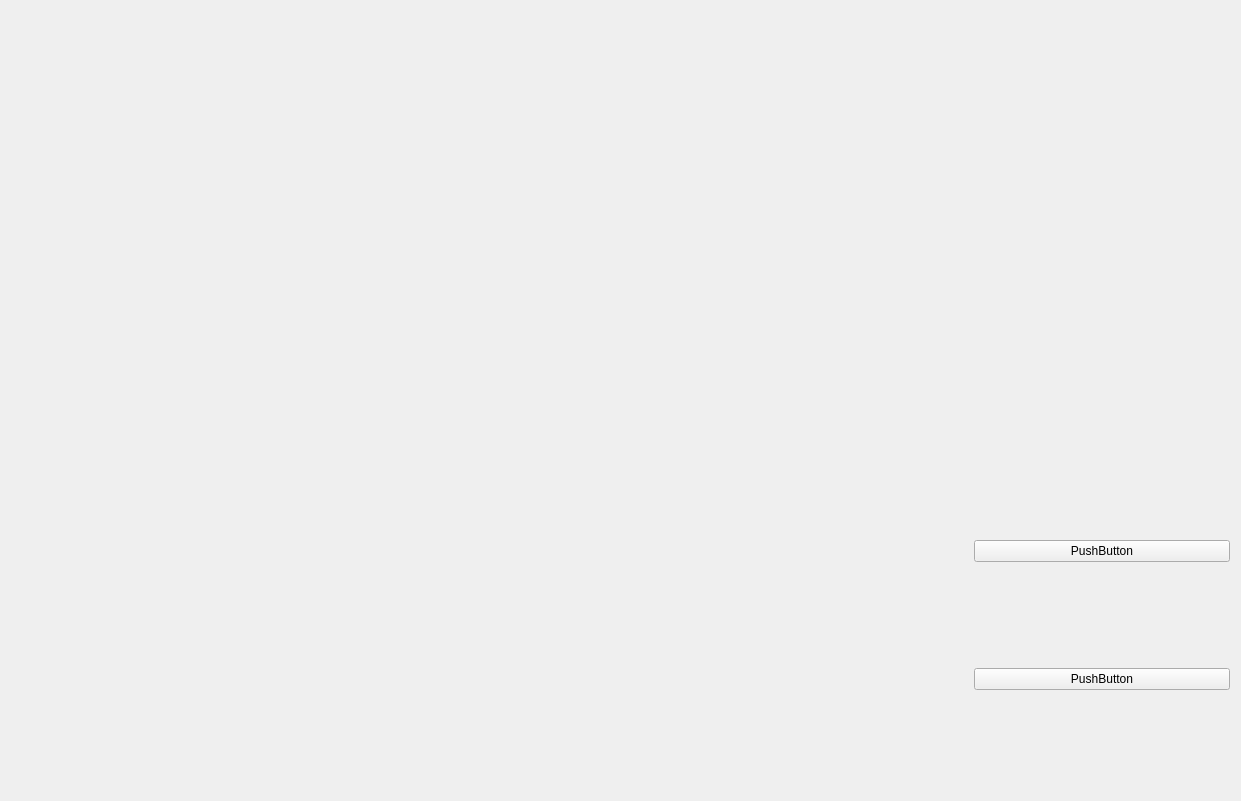
<?xml version="1.0" encoding="UTF-8"?>
<ui version="4.0">
 <class>PortadaWidget</class>
 <widget class="QWidget" name="PortadaWidget">
  <property name="geometry">
   <rect>
    <x>0</x>
    <y>0</y>
    <width>1241</width>
    <height>801</height>
   </rect>
  </property>
  <property name="minimumSize">
   <size>
    <width>1241</width>
    <height>801</height>
   </size>
  </property>
  <property name="maximumSize">
   <size>
    <width>1241</width>
    <height>801</height>
   </size>
  </property>
  <property name="windowTitle">
   <string>Form</string>
  </property>
  <layout class="QGridLayout" name="gridLayout">
   <item row="0" column="1">
    <spacer name="verticalSpacer_2">
     <property name="orientation">
      <enum>Qt::Orientation::Vertical</enum>
     </property>
     <property name="sizeHint" stdset="0">
      <size>
       <width>20</width>
       <height>217</height>
      </size>
     </property>
    </spacer>
   </item>
   <item row="4" column="3">
    <widget class="QPushButton" name="pushButton">
     <property name="text">
      <string>PushButton</string>
     </property>
    </widget>
   </item>
   <item row="1" column="0">
    <spacer name="horizontalSpacer">
     <property name="orientation">
      <enum>Qt::Orientation::Horizontal</enum>
     </property>
     <property name="sizeHint" stdset="0">
      <size>
       <width>253</width>
       <height>20</height>
      </size>
     </property>
    </spacer>
   </item>
   <item row="1" column="3">
    <spacer name="horizontalSpacer_2">
     <property name="orientation">
      <enum>Qt::Orientation::Horizontal</enum>
     </property>
     <property name="sizeHint" stdset="0">
      <size>
       <width>252</width>
       <height>20</height>
      </size>
     </property>
    </spacer>
   </item>
   <item row="1" column="1">
    <widget class="QLabel" name="label">
     <property name="minimumSize">
      <size>
       <width>700</width>
       <height>300</height>
      </size>
     </property>
     <property name="maximumSize">
      <size>
       <width>700</width>
       <height>300</height>
      </size>
     </property>
     <property name="text">
      <string/>
     </property>
     <property name="pixmap">
      <pixmap resource="../../recursos.qrc">:/resources/imgs/logo-lema.png</pixmap>
     </property>
     <property name="scaledContents">
      <bool>true</bool>
     </property>
    </widget>
   </item>
   <item row="4" column="1">
    <spacer name="verticalSpacer">
     <property name="orientation">
      <enum>Qt::Orientation::Vertical</enum>
     </property>
     <property name="sizeHint" stdset="0">
      <size>
       <width>697</width>
       <height>216</height>
      </size>
     </property>
    </spacer>
   </item>
   <item row="3" column="3">
    <widget class="QPushButton" name="pushButton_2">
     <property name="text">
      <string>PushButton</string>
     </property>
    </widget>
   </item>
  </layout>
 </widget>
 <resources>
  <include location="../../recursos.qrc"/>
 </resources>
 <connections/>
</ui>
